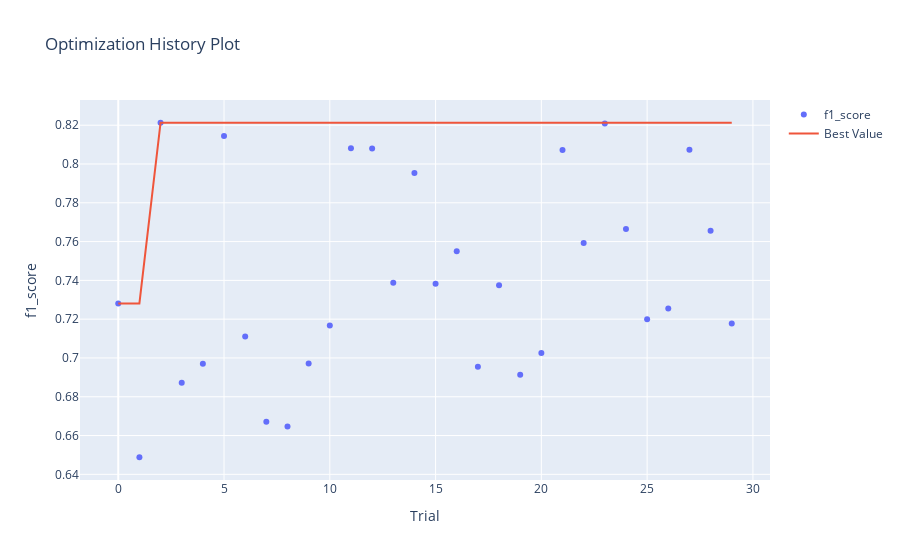

Notebook cell for this chart:
### Markdown cell above
График истории оптимизации - отображает количество испытаний на оси Х и метрику на оси Y.

Следует использовать эту диаграмму, чтобы проверить, идет ли оптимизация гиперпараметров в правильном направлении или нет.

### Code cell
optuna.visualization.plot_optimization_history(study, target_name="f1_score")

### Figure 1 — Plotly figure (JSON) as saved in the notebook; plotly's stock layout.template omitted (floating-point values rounded to 4 significant figures)
{"data": [{"mode": "markers", "name": "f1_score", "type": "scatter", "x": [0, 1, 2, 3, 4, 5, 6, 7, 8, 9, 10, 11, 12, 13, 14, 15, 16, 17, 18, 19, 20, 21, 22, 23, 24, 25, 26, 27, 28, 29], "y": [0.7281, 0.6488, 0.8213, 0.6872, 0.6971, 0.8144, 0.711, 0.6671, 0.6647, 0.6972, 0.7168, 0.8081, 0.808, 0.7388, 0.7954, 0.7383, 0.755, 0.6955, 0.7375, 0.6914, 0.7026, 0.8072, 0.7593, 0.8209, 0.7665, 0.72, 0.7255, 0.8074, 0.7657, 0.7178]}, {"mode": "lines", "name": "Best Value", "type": "scatter", "x": [0, 1, 2, 3, 4, 5, 6, 7, 8, 9, 10, 11, 12, 13, 14, 15, 16, 17, 18, 19, 20, 21, 22, 23, 24, 25, 26, 27, 28, 29], "y": [0.7281, 0.7281, 0.8213, 0.8213, 0.8213, 0.8213, 0.8213, 0.8213, 0.8213, 0.8213, 0.8213, 0.8213, 0.8213, 0.8213, 0.8213, 0.8213, 0.8213, 0.8213, 0.8213, 0.8213, 0.8213, 0.8213, 0.8213, 0.8213, 0.8213, 0.8213, 0.8213, 0.8213, 0.8213, 0.8213]}, {"marker": {"color": "#cccccc"}, "mode": "markers", "name": "Infeasible Trial", "showlegend": false, "type": "scatter", "x": [], "y": []}], "layout": {"title": {"text": "Optimization History Plot"}, "xaxis": {"title": {"text": "Trial"}}, "yaxis": {"title": {"text": "f1_score"}}}}
